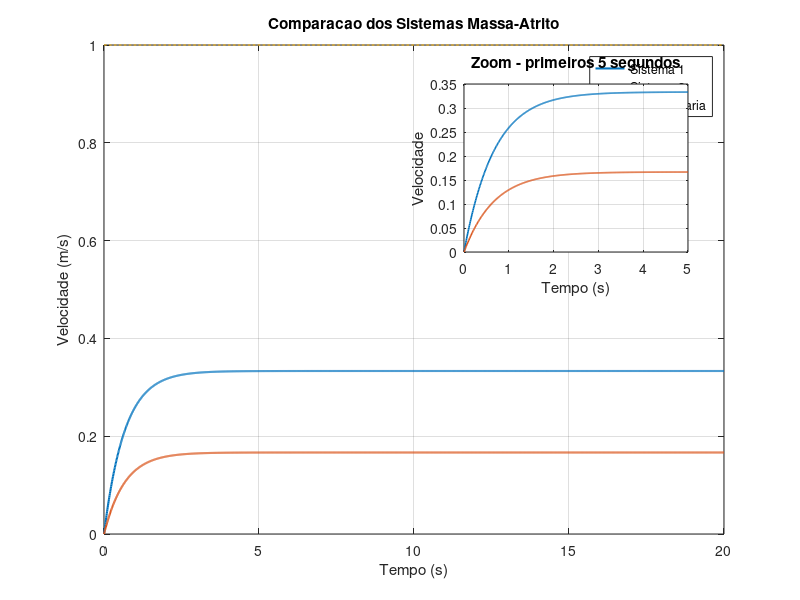
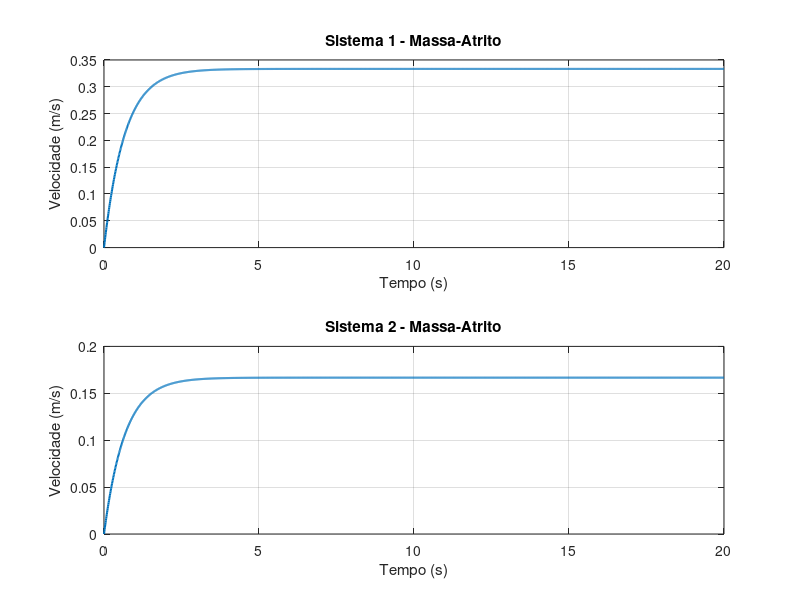
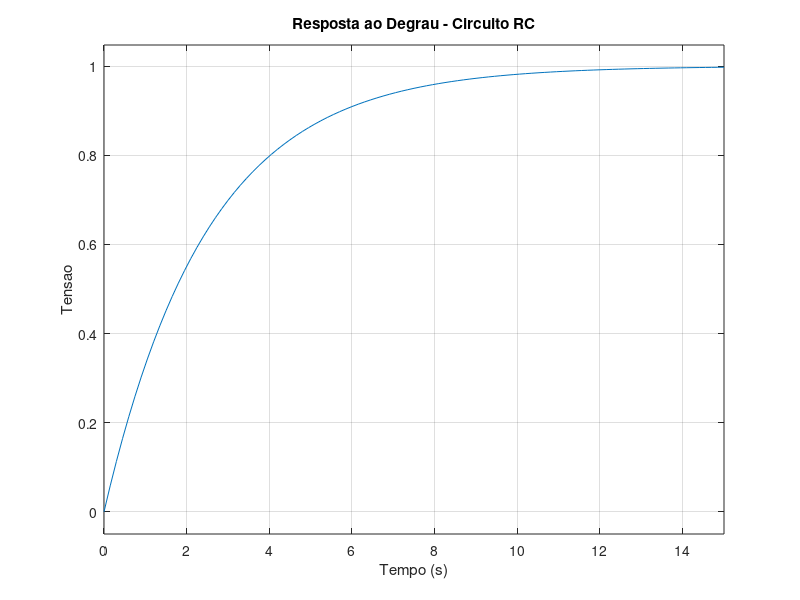
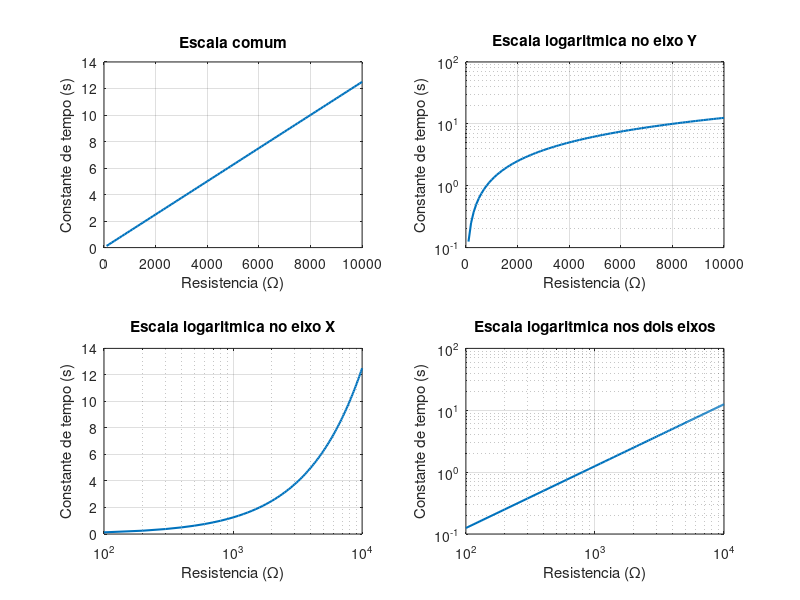

Source code (MATLAB) for these figures, in order: (Note: this script raises an error after producing the figures.)
clc;
clear;

%% EXERCICIO 1

M1 = 2;
B1 = 3;

M2 = 4;
B2 = 6;

G1 = tf(1, [M1 B1]);
G2 = tf(1, [M2 B2]);

disp('Funcao de transferencia - Sistema 1:');
G1

disp('Funcao de transferencia - Sistema 2:');
G2

t = 0:0.01:20;

[y1, t1] = step(G1, t);
[y2, t2] = step(G2, t);

u = ones(size(t));

figure;

plot(t1, y1, 'LineWidth', 1.5);
hold on;

plot(t2, y2, 'LineWidth', 1.5);

plot(t, u, '--', 'LineWidth', 1.2);

xlabel('Tempo (s)');
ylabel('Velocidade (m/s)');
title('Comparacao dos Sistemas Massa-Atrito');
legend('Sistema 1', 'Sistema 2', 'Forca unitaria');
grid on;

axes('Position', [0.58 0.58 0.28 0.28]);

plot(t1(t1 <= 5), y1(t1 <= 5), 'LineWidth', 1.2);
hold on;
plot(t2(t2 <= 5), y2(t2 <= 5), 'LineWidth', 1.2);

xlim([0 5]);
grid on;

title('Zoom - primeiros 5 segundos');
xlabel('Tempo (s)');
ylabel('Velocidade');

figure;

subplot(2,1,1);

plot(t1, y1, 'LineWidth', 1.5);
xlabel('Tempo (s)');
ylabel('Velocidade (m/s)');
title('Sistema 1 - Massa-Atrito');
grid on;

subplot(2,1,2);

plot(t2, y2, 'LineWidth', 1.5);
xlabel('Tempo (s)');
ylabel('Velocidade (m/s)');
title('Sistema 2 - Massa-Atrito');
grid on;

%% EXERCICIO 2

R = 2000;
tau = 2.5;

C = tau / R;

G = tf(1, [R*C 1]);

fprintf('Capacitancia C = %.6f F\n', C);
fprintf('Capacitancia C = %.2f mF\n', C*1000);

disp('Funcao de transferencia:');
G

figure;

step(G, 15);

xlabel('Tempo (s)');
ylabel('Tensao');
title('Resposta ao Degrau - Circuito RC');
grid on;

Rteste = 100:100:10000;

tauteste = Rteste * C;

figure;

subplot(2,2,1);

plot(Rteste, tauteste, 'LineWidth', 1.5);

xlabel('Resistencia (\Omega)');
ylabel('Constante de tempo (s)');
title('Escala comum');
grid on;

subplot(2,2,2);

semilogy(Rteste, tauteste, 'LineWidth', 1.5);

xlabel('Resistencia (\Omega)');
ylabel('Constante de tempo (s)');
title('Escala logaritmica no eixo Y');
grid on;

subplot(2,2,3);

semilogx(Rteste, tauteste, 'LineWidth', 1.5);

xlabel('Resistencia (\Omega)');
ylabel('Constante de tempo (s)');
title('Escala logaritmica no eixo X');
grid on;

subplot(2,2,4);

loglog(Rteste, tauteste, 'LineWidth', 1.5);

xlabel('Resistencia (\Omega)');
ylabel('Constante de tempo (s)');
title('Escala logaritmica nos dois eixos');
grid on;

%% EXERCICIO 3

t = (0:25)';

u = [0 0 0 0 1 1 1 1 1 1 1 1 1 1 1 1 1 1 1 1 1 1 1 1 1 1]';

y = [0.008 0.012 0.006 0.010 0.020 0.382 0.671 0.903 ...
     1.082 1.226 1.335 1.425 1.492 1.547 1.587 1.618 ...
     1.642 1.660 1.674 1.684 1.692 1.698 1.702 1.706 ...
     1.709 1.711]';

Ts = 1;

figure;

subplot(2,1,1);

plot(t, u, 'LineWidth', 1.5);

xlabel('Tempo (s)');
ylabel('Entrada');
title('Entrada u');
grid on;

subplot(2,1,2);

plot(t, y, 'LineWidth', 1.5);

xlabel('Tempo (s)');
ylabel('Saida');
title('Saida y');
grid on;

figure;

plot3(t, u, y, 'o-', 'LineWidth', 1.2);

xlabel('Tempo (s)');
ylabel('Entrada u');
zlabel('Saida y');

title('Dados Experimentais em 3D');

grid on;

dados = iddata(y, u, Ts);

modelo = tfest(dados, 1, 0);

disp('Funcao de transferencia estimada:');
modelo

figure;

compare(dados, modelo);

grid on;

figure;

step(modelo, 25);

xlabel('Tempo (s)');
ylabel('Saida');
title('Resposta ao Degrau - Modelo Identificado');
grid on;

%% EXERCICIO 4

R1 = 1000;
tau1 = 1.2;

R2 = 2000;
tau2 = 2.8;

R3 = 3000;
tau3 = 3.9;

R4 = 5000;
tau4 = 7.0;

C1 = tau1 / R1;
C2 = tau2 / R2;
C3 = tau3 / R3;
C4 = tau4 / R4;

fprintf('C1 = %.6f F\n', C1);
fprintf('C2 = %.6f F\n', C2);
fprintf('C3 = %.6f F\n', C3);
fprintf('C4 = %.6f F\n', C4);

R = [R1 R2 R3 R4];

tau = [tau1 tau2 tau3 tau4];

C = [C1 C2 C3 C4];

figure;

plot3(R, tau, C, 'o-', 'LineWidth', 1.5);

xlabel('Resistencia (\Omega)');
ylabel('Constante de tempo (s)');
zlabel('Capacitancia (F)');

title('Analise dos quatro circuitos RC');

grid on;

G3 = tf(1, [R3*C3 1]);

disp('Funcao de transferencia do Experimento 3:');
G3

figure;

step(G3, 20);

xlabel('Tempo (s)');
ylabel('Tensao');
title('Resposta ao Degrau - Experimento 3');
grid on;

axes('Position', [0.58 0.58 0.28 0.28]);

step(G3, 5);

xlim([0 5]);

title('Zoom - primeiros 5 segundos');
xlabel('Tempo (s)');
ylabel('Tensao');
grid on;

%% EXERCICIO 5

M = 3;
B = 5;

GA = tf(1, [M B]);

R = 1500;
tau = 3;

C = tau / R;

GB = tf(1, [R*C 1]);

tC = (0:20)';

uC = [0 0 0 1 1 1 1 1 1 1 1 1 1 1 1 1 1 1 1 1 1]';

yC = [0.010 0.006 0.012 0.018 0.408 0.706 0.934 1.103 ...
      1.229 1.322 1.391 1.441 1.479 1.505 1.526 1.540 ...
      1.551 1.558 1.564 1.568 1.571]';

Ts = 1;

dadosC = iddata(yC, uC, Ts);

GC = tfest(dadosC, 1, 0);

disp('==========================================');
disp('SISTEMA A - CAIXA BRANCA');
disp('==========================================');

disp('Funcao de transferencia:');
GA

disp('==========================================');
disp('SISTEMA B - CAIXA CINZA');
disp('==========================================');

fprintf('Capacitancia C = %.6f F\n', C);
fprintf('Capacitancia C = %.2f mF\n', C*1000);

disp('Funcao de transferencia:');
GB

disp('==========================================');
disp('SISTEMA C - CAIXA PRETA');
disp('==========================================');

disp('Funcao de transferencia estimada:');
GC

figure;

subplot(3,1,1);

step(GA, 20);

xlabel('Tempo (s)');
ylabel('Saida');
title('Sistema A - Caixa Branca');
grid on;

subplot(3,1,2);

step(GB, 20);

xlabel('Tempo (s)');
ylabel('Saida');
title('Sistema B - Caixa Cinza');
grid on;

subplot(3,1,3);

step(GC, 20);

xlabel('Tempo (s)');
ylabel('Saida');
title('Sistema C - Caixa Preta');
grid on;

figure;

subplot(2,1,1);

plot(tC, uC, 'LineWidth', 1.5);

xlabel('Tempo (s)');
ylabel('Entrada');
title('Sistema C - Entrada');
grid on;

subplot(2,1,2);

plot(tC, yC, 'LineWidth', 1.5);

xlabel('Tempo (s)');
ylabel('Saida');
title('Sistema C - Saida');
grid on;


figure;

compare(dadosC, GC);

grid on;

% =========================================================
% CLASSIFICACAO DOS SISTEMAS
% =========================================================

% Sistema A: caixa branca porque o modelo e os parametros
% fisicos do sistema sao conhecidos.

% Sistema B: caixa cinza porque parte do conhecimento do
% modelo e utilizada junto com um parametro experimental.

% Sistema C: caixa preta porque o modelo e obtido a partir
% dos dados experimentais, sem conhecimento previo completo.
